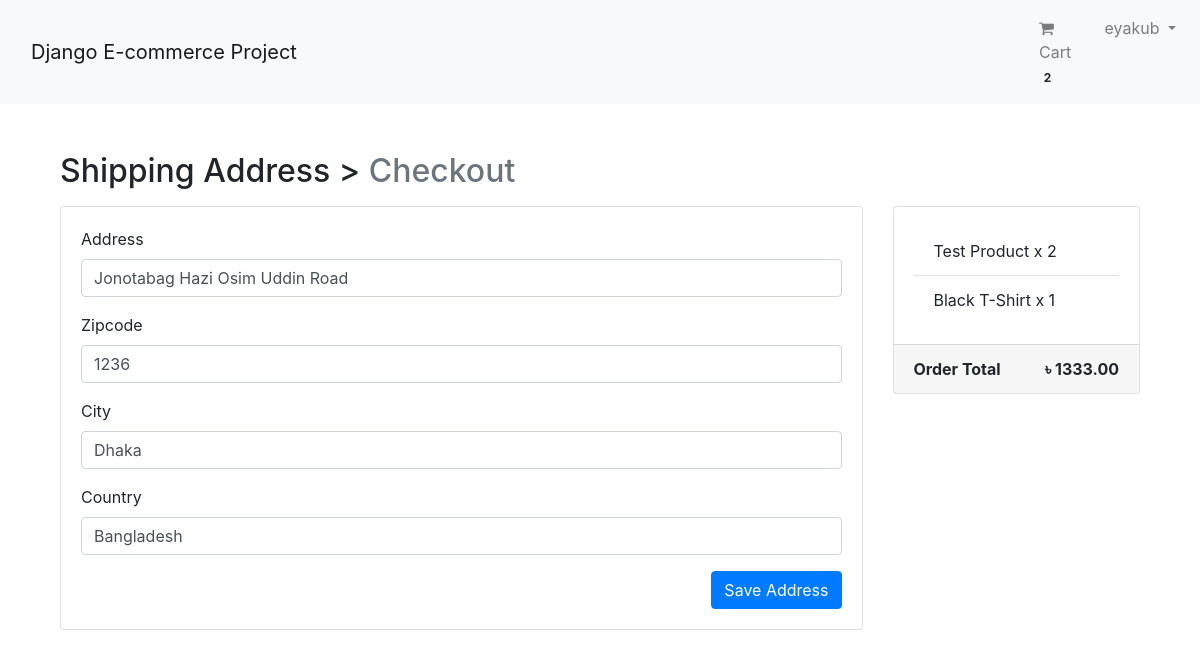
The app's page /payment/checkout/ (signed in) with its own data.
### app_login/models.py (models this page shows, shortened)
class User(AbstractBaseUser, PermissionsMixin):
    email = models.EmailField(unique=True, null=False)
    is_staff = models.BooleanField(
        ugettext_lazy('staff status'),
        default=False,
        help_text=ugettext_lazy('Designates whether user can log in this site')
    )
    is_active = models.BooleanField(
        ugettext_lazy('active'),
        default=True,
        help_text=ugettext_lazy('Designates whether this user would be treated as active. Unselect this instead of deleting account')
    )
    USERNAME_FIELD = 'email'
    objects = MyUserManager()

class Profile(models.Model):
    user = models.OneToOneField(User, on_delete=models.CASCADE, related_name='profile')
    username = models.CharField(max_length=264, blank=True)
    full_name = models.CharField(max_length=264, blank=True)
    address_1 = models.TextField(max_length=300, blank=True)
    city = models.CharField(max_length=50, blank=True)
    zipcode = models.CharField(max_length=10, blank=True)
    country = models.CharField(max_length=50, blank=True)
    phone = models.CharField(max_length=20, blank=True)
    created_at = models.DateTimeField(auto_now_add=True)
    updated_at = models.DateTimeField(auto_now=True)

### app_order/models.py (models this page shows)
class Order(models.Model):
    order_items = models.ManyToManyField(Cart)
    user = models.ForeignKey(settings.AUTH_USER_MODEL, on_delete=models.CASCADE, related_name='order')
    ordered = models.BooleanField(default=False)
    created_at = models.DateTimeField(auto_now_add=True)
    paymentId = models.CharField(max_length=264, blank=True, null=True)
    orderId = models.CharField(max_length=200, blank=True, null=True)
    def get_total(self):
        total = 0
        for order_item in self.order_items.all():
            total += float(order_item.get_total())
        return total

class Cart(models.Model):
    user = models.ForeignKey(settings.AUTH_USER_MODEL, on_delete=models.CASCADE, related_name="cart")
    item = models.ForeignKey(Product, on_delete=models.CASCADE)
    quantity = models.IntegerField(default=1)
    purchased = models.BooleanField(default=False)
    created_at = models.DateTimeField(auto_now_add=True)
    updated_at = models.DateTimeField(auto_now=True)
    def __str__(self):
        return "{} x {}".format(self.quantity, self.item)
    def get_total(self):
        total = self.item.price * self.quantity
        float_total = format(total, '0.2f')
        return float_total

### app_payment/models.py (models this page shows, shortened)
class BillingAddress(models.Model):
    user = models.ForeignKey(settings.AUTH_USER_MODEL, on_delete=models.CASCADE)
    address = models.CharField(max_length=264, blank=True)
    zipcode = models.CharField(max_length=20, blank=True)
    city = models.CharField(max_length=30, blank=True)
    country = models.CharField(max_length=20, blank=True)
    created_at = models.DateTimeField(auto_now_add=True)
    updated_at = models.DateTimeField(auto_now=True)
    class Meta:
        verbose_name_plural = "Billing Address"

### app_shop/models.py (models this page shows)
class Product(models.Model):
    mainimage = models.ImageField(upload_to='Products')
    name = models.CharField(max_length=264)
    category = models.ForeignKey(Category, on_delete=models.CASCADE, related_name='category')
    preview_text = models.TextField(max_length=200, verbose_name='Preview Text')
    detail_text = models.TextField(max_length=1000, verbose_name='Description')
    price = models.FloatField()
    old_price = models.FloatField(default=0.00)
    created = models.DateTimeField(auto_now_add=True)
    def __str__(self):
        return self.name
    class Meta:
        ordering = ['-created',]

### app_payment/views.py (the view)
# urls.py: path('checkout/', views.checkout, name='checkout'),
@login_required
def checkout(request):
    saved_address = BillingAddress.objects.get_or_create(user=request.user)
    saved_address = saved_address[0]
    form = BillingForm(instance=saved_address)
    if request.method == 'POST':
        form = BillingForm(request.POST, instance=saved_address)
        if form.is_valid():
            form.save()
            form = BillingForm(instance=saved_address)
            messages.success(request, "Shipping address saved!")
    order_qs = Order.objects.filter(user=request.user, ordered=False)
    print(order_qs)
    order_items = order_qs[0].order_items.all()
    print(order_items)
    order_total = order_qs[0].get_total()
    return render(request, 'app_payment/checkout.html', context={'form': form, "order_items": order_items, "order_total": order_total})

### app_payment/forms.py
class BillingForm(forms.ModelForm):
    class Meta:
        model = BillingAddress
        fields = ['address', 'zipcode', 'city', 'country']

### app_order/templatetags/cart_tag.py (called while the page is built)
@register.filter
def cart_total(user):
    order = Order.objects.filter(user=user, ordered=False)
    if order.exists():
        return order[0].order_items.count()
    else:
        return 0

### templates/app_payment/checkout.html (shortened to what this page needs)
{% extends 'base.html' %}
{% load crispy_forms_tags %}
{% block body_block %}
<div class="container mt-5">
    <h2 class="mb-3">
        Shipping Address > <span class="text-muted">Checkout</span>
    </h2>
    <div class="row">
        <div class="col-md-9">
            <div class="card mb-5" style="height: auto">
                <div class="card-body">
                    <form method="POST">
                        {{ form|crispy }}
                        <button type="submit" class="btn btn-primary float-right">Save Address</button>
                    </form>
                </div>
            </div>
        </div>
        <div class="col-md-3">
            <div class="card" style="height:auto">
                <div class="card-body">
                    <ul class="list-group list-group-flush">
                        {% for order_item in order_items %}
                            <li class="list-group-item">
                                {{ order_item.item.name }} x {{ order_item.quantity }}
                            </li>
                        {% endfor %}
                    </ul>
                </div>
                <div class="card-footer">
                    <span class="float-left"><b>Order Total</b></span>
                    <span class="float-right"><b>&#2547; {{ order_total|floatformat:2 }}</b></span>
                </div>
            </div>
        </div>
    </div>
</div>
{% endblock body_block %}

### templates/navbar.html (shortened to what this page needs)
{% load cart_tag %}
<nav class="navbar navbar-expand-lg navbar-light bg-light">
    <div class="container">
        <a class="navbar-brand" href="{% url 'app_shop:home' %}">Django E-commerce Project</a>
    </div>
    <div class="collapse navbar-collapse" id="navbarNav">
        <ul class="navbar-nav ml-auto">
            {% if request.user.is_authenticated %}
            <li class="nav-item">
                <a href="{% url 'app_order:cart' %}" class="nav-link">
                    <i class="fa fa-shopping-cart"></i> Cart
                    <span class="badge badge-light">{{ request.user |cart_total }}</span>
                </a>
             </li>
            <li class="nav-item dropdown">
                <a href="" class="nav-link dropdown-toggle" id="navbarDropdown"
                    role="button"
                    data-toggle="dropdown"
                    aria-haspopup="true"
                    aria-expanded="false">
                    {{request.user.profile.username}}
                </a>
            </li>
            {% else %}
            <li class="nav-item">
                <a href="{% url 'app_login:login' %}" class="btn btn-primary">Login</a>
            </li>
            {% endif %}
        </ul>
    </div>
</nav>

### templates/base.html (style rules this page uses)
.card { height: 350px; }

### records on screen
User: user|cart_total "2", user.profile.username "eyakub"
BillingAddress: address "Jonotabag Hazi Osim Uddin Road", zipcode "1236", city "Dhaka", country "Bangladesh"
Cart: item.name "Test Product", quantity "2"
Cart: item.name "Black T-Shirt", quantity "1"

### other values on screen
{{ order_total|floatformat:2 }} "1333.00"
